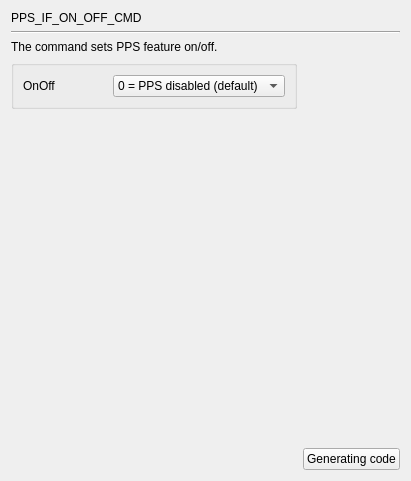
     <widget class="QWidget" name="page_PPS_IF_ON_OFF_CMD">
      <layout class="QGridLayout" name="gridLayout_39">
       <item row="0" column="0">
        <widget class="QLabel" name="label_91">
         <property name="text">
          <string>PPS_IF_ON_OFF_CMD</string>
         </property>
        </widget>
       </item>
       <item row="1" column="0" colspan="3">
        <widget class="Line" name="line_23">
         <property name="orientation">
          <enum>Qt::Horizontal</enum>
         </property>
        </widget>
       </item>
       <item row="2" column="0">
        <widget class="QLabel" name="label_92">
         <property name="text">
          <string>The command sets PPS feature on/off.</string>
         </property>
        </widget>
       </item>
       <item row="4" column="1">
        <spacer name="verticalSpacer_23">
         <property name="orientation">
          <enum>Qt::Vertical</enum>
         </property>
         <property name="sizeHint" stdset="0">
          <size>
           <width>20</width>
           <height>333</height>
          </size>
         </property>
        </spacer>
       </item>
       <item row="5" column="0" colspan="2">
        <spacer name="horizontalSpacer_23">
         <property name="orientation">
          <enum>Qt::Horizontal</enum>
         </property>
         <property name="sizeHint" stdset="0">
          <size>
           <width>286</width>
           <height>20</height>
          </size>
         </property>
        </spacer>
       </item>
       <item row="5" column="2">
        <widget class="QPushButton" name="GC_PPS_IF_ON_OFF_CMD">
         <property name="layoutDirection">
          <enum>Qt::LeftToRight</enum>
         </property>
         <property name="text">
          <string>Generating code</string>
         </property>
        </widget>
       </item>
       <item row="3" column="0" colspan="2">
        <widget class="QGroupBox" name="groupBox_15">
         <property name="title">
          <string/>
         </property>
         <layout class="QGridLayout" name="gridLayout_38">
          <item row="0" column="0">
           <widget class="QLabel" name="label_107">
            <property name="text">
             <string>OnOff</string>
            </property>
           </widget>
          </item>
          <item row="0" column="1">
           <widget class="QComboBox" name="comboBox_ON_OFF_OnOff">
            <item>
             <property name="text">
              <string>0 = PPS disabled (default)</string>
             </property>
            </item>
            <item>
             <property name="text">
              <string>1 = PPS enabled</string>
             </property>
            </item>
           </widget>
          </item>
         </layout>
        </widget>
       </item>
      </layout>
     </widget>
